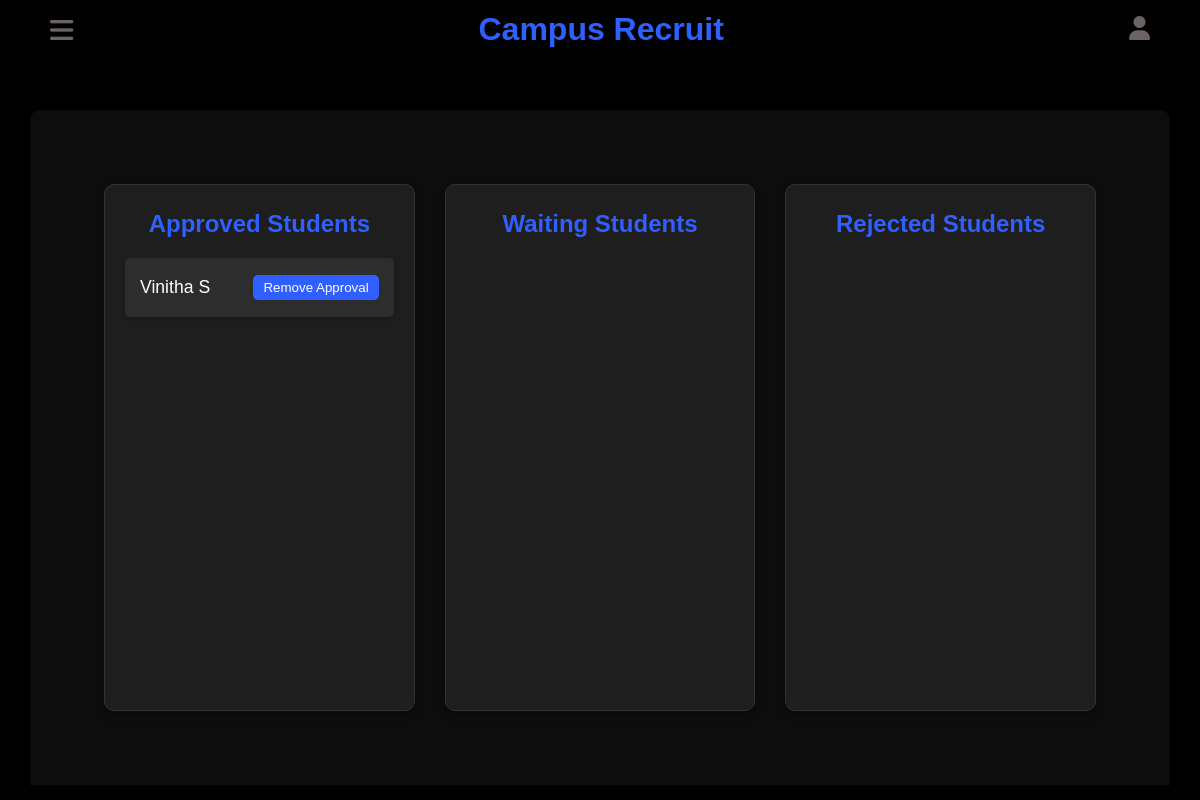
The app's page /Admin/manageStudent.php (signed in), older data.
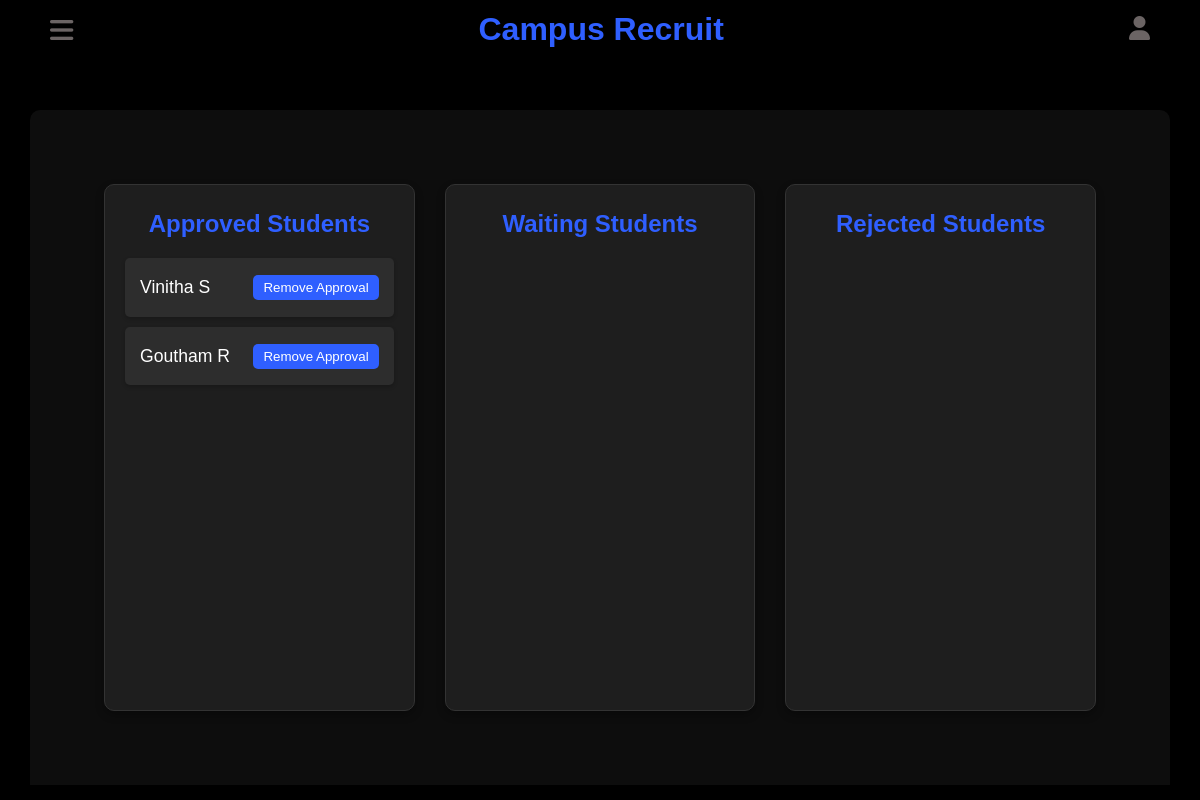
The same page, newer data.
### tables this page shows
CREATE TABLE `student_details` (
  `student_id` int(11) NOT NULL,
  `First_name` varchar(255) NOT NULL,
  `Last_name` varchar(255) NOT NULL,
  `Gender` enum('male','female','others') NOT NULL,
  `City` varchar(255) NOT NULL,
  `Course` varchar(255) NOT NULL,
  `College` varchar(255) NOT NULL,
  `Year_of_passing` varchar(4) NOT NULL,
  `PhoneNum` varchar(255) NOT NULL,
  `account_email` varchar(255) NOT NULL,
  `date_of_joined` timestamp NOT NULL DEFAULT current_timestamp(),
  `approval` enum('approved','pending','rejected') DEFAULT 'pending'
);

### Admin/manageStudent.php (the view, shortened to what this page needs)
<?php
include "connection.php";
$approved_students_stmt = $conn->prepare("SELECT * FROM student_details WHERE approval = 'approved'");
$approved_students_stmt->execute();
$approved_students_result = $approved_students_stmt->get_result();
?>
<!DOCTYPE html>
<html lang="en">
<head>
    <link rel="stylesheet" href="https://cdnjs.cloudflare.com/ajax/libs/font-awesome/6.6.0/css/all.min.css" />
</head>
<body>
    <div class="main-container">
        <div class="header">
            <button class="menu-btn" onclick="toggleSidebar()">
                <i class="fa-solid fa-bars" id="menu"></i>
            </button>
            <a href="#" class="logo">Campus Recruit</a>
            <div class="profile-container">
                <i class="fa-solid fa-user" id="profile" onclick="toggleProfileMenu()"></i>
            </div>
        </div>
        <div class="container">
            <div class="student-list">
                <h2>Approved Students</h2>
                <?php while ($student = $approved_students_result->fetch_assoc()): ?>
                    <div class="student">
                        <span><?php echo htmlspecialchars($student['First_name'])." ".htmlspecialchars($student['Last_name']); ?></span>
                        <div class="student-actions">
                            <form method="POST" style="display:inline;">
                                <button type="submit">Remove Approval</button>
                            </form>
                        </div>
                    </div>
                <?php endwhile; ?>
            </div>
            <div class="student-list">
                <h2>Waiting Students</h2>
            </div>
            <div class="student-list">
                <h2>Rejected Students</h2>
            </div>
        </div>
    </div>
</body>
</html>

Row changes from the older to the newer data that the page shows:
added student_details: First_name "Goutham", Last_name "R"
